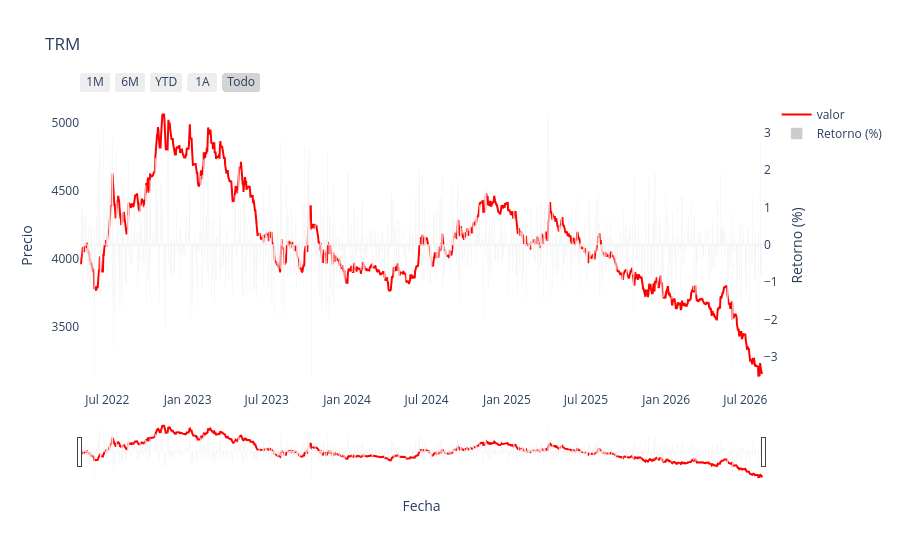

Write notebook code for a chart like this one.
### Code cell
plotly_oneplot(data = fullTRM, x_col="fecha", y_col="valor", plot_title="TRM", color_in="red")

### Figure 1 — Plotly figure (JSON) as saved in the notebook; plotly's stock layout.template omitted (floating-point values rounded to 4 significant figures; data arrays with more than 128 entries replaced by an {"elided": "..."} marker saying what was removed)
{"data": [{"line": {"color": "red", "dash": "solid"}, "mode": "lines", "name": "valor", "type": "scatter", "x": {"elided": "1564 str values"}, "y": {"elided": "1564 float values"}}, {"marker": {"color": "rgba(128, 128, 128, 0.4)"}, "name": "Retorno (%)", "type": "bar", "x": {"elided": "1564 str values"}, "y": {"elided": "1564 float values"}, "yaxis": "y2"}], "layout": {"hovermode": "x unified", "title": {"text": "TRM"}, "xaxis": {"rangeselector": {"buttons": [{"count": 1, "label": "1M", "step": "month", "stepmode": "backward"}, {"count": 6, "label": "6M", "step": "month", "stepmode": "backward"}, {"count": 1, "label": "YTD", "step": "year", "stepmode": "todate"}, {"count": 1, "label": "1A", "step": "year", "stepmode": "backward"}, {"label": "Todo", "step": "all"}]}, "rangeslider": {"visible": true}, "title": {"text": "Fecha"}, "type": "date"}, "yaxis": {"autorange": true, "fixedrange": false, "showgrid": false, "title": {"text": "Precio"}}, "yaxis2": {"autorange": true, "fixedrange": false, "overlaying": "y", "showgrid": false, "side": "right", "title": {"text": "Retorno (%)"}, "zeroline": true}}}
